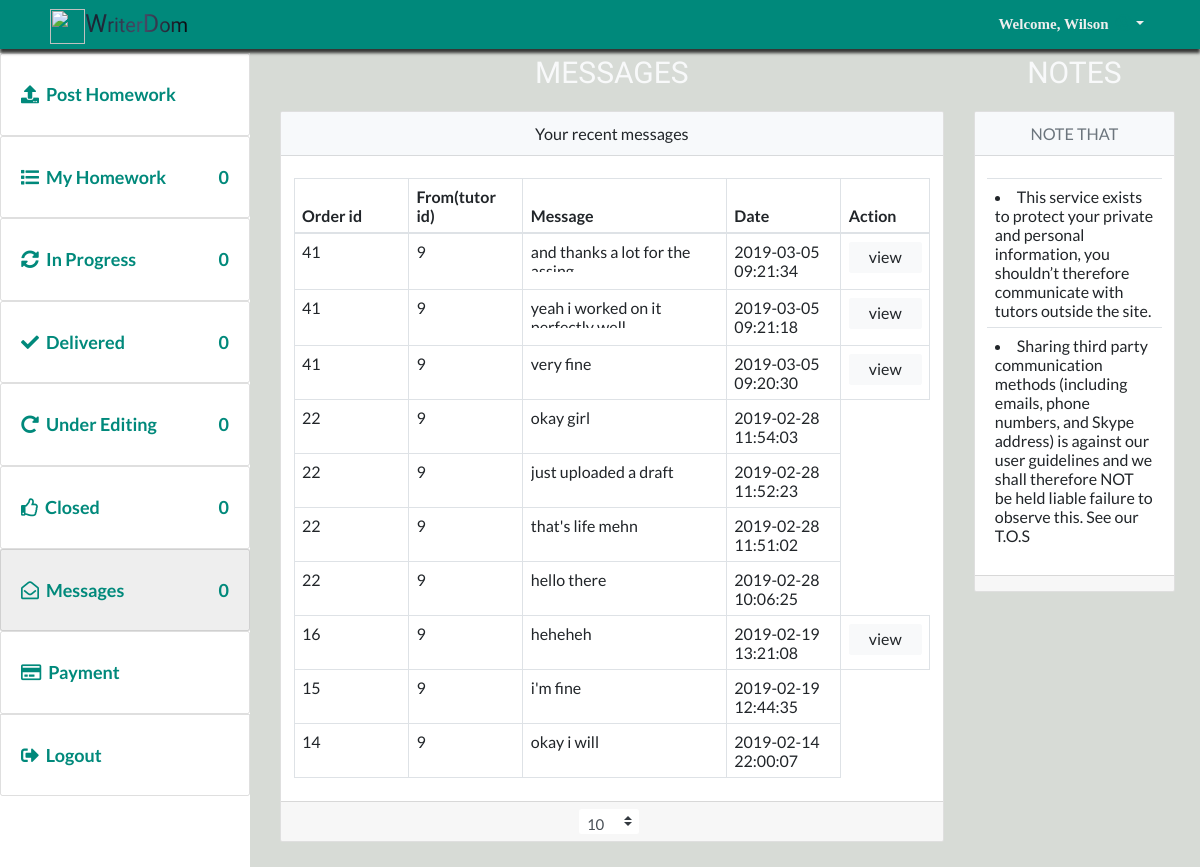
Page /student/messages.php (signed in) on the committed database.
### tables this page shows
CREATE TABLE `chats` (
  `user_type` int(11) NOT NULL,
  `message` text NOT NULL,
  `date_sent` text NOT NULL,
  `project_id` int(11) NOT NULL,
  `status` int(11) NOT NULL DEFAULT '0',
  `student_id` int(11) NOT NULL DEFAULT '0',
  `tutor_id` int(255) NOT NULL DEFAULT '0'
);

### dbconfig/dbconnect.php (called while the page is built, shortened)
<?php
require_once(  'shared/ez_sql_core.php');
require_once( 'ez_sql_mysqli.php');
$db=new ezSQL_mysqli(DB_USER, DB_PASS,DB_NAME,DB_HOST,DB_ENCODING);
 ?>

### dbconfig/ez_sql_mysqli.php (called while the page is built, shortened)
<?php
class ezSQL_mysqli extends ezSQLcore
{
    private $ezsql_mysql_str = array
        (
            1 => 'Require $dbuser and $dbpassword to connect to a database server',
            2 => 'Error establishing mySQL database connection. Correct user/password? Correct hostname? Database server running?',
            3 => 'Require $dbname to select a database',
            4 => 'mySQL database connection is not active',
            5 => 'Unexpected error while trying to select database'
        );
    private $_dbuser;
    private $_dbpassword;
    private $_dbname;
    private $_dbhost;
    private $_charset = 'utf8';
    private $_result;
    public $show_errors = true;
    public $dbh;
    public function __construct($dbuser='', $dbpassword='', $dbname='', $dbhost='localhost', $charset='') {
        $this->_dbuser = $dbuser;
        $this->_dbpassword = $dbpassword;
        $this->_dbname = $dbname;
        $this->_dbhost = $dbhost;
    }
    public function connect($dbuser='', $dbpassword='', $dbhost='localhost', $charset='') {
        $this->_connected = false;
        $this->_dbuser = empty($dbuser) ? $this->_dbuser : $dbuser;
        $this->_dbpassword = empty($dbpassword) ? $this->_dbpassword : $dbpassword;
        $this->_dbhost = $dbhost!='localhost' ? $this->_dbhost : $dbhost;
        $this->_charset = empty($charset) ? $this->_charset : $charset;
        if ( empty($this->_dbuser) ) {
            $this->register_error($this->ezsql_mysql_str[1] . ' in ' . __FILE__ . ' on line ' . __LINE__);
            $this->show_errors ? trigger_error($this->ezsql_mysql_str[1], E_USER_WARNING) : null;
        } else if ( ! $this->dbh = mysqli_connect($this->_dbhost, $this->_dbuser, $this->_dbpassword, $this->_dbname) ) {
            $this->register_error($this->ezsql_mysql_str[2] . ' in ' . __FILE__ . ' on line ' . __LINE__);
            $this->show_errors ? trigger_error($this->ezsql_mysql_str[2], E_USER_WARNING) : null;
        } else {
            mysqli_set_charset($this->dbh, $this->_charset);
            $this->_connected = true;
        }
        return $this->_connected;
    }
    public function select($dbname='', $charset='') {
        if ( ! $dbname ) {
            $this->register_error($this->ezsql_mysql_str[3] . ' in ' . __FILE__ . ' on line ' . __LINE__);
            $this->show_errors ? trigger_error($this->ezsql_mysql_str[3], E_USER_WARNING) : null;
            return false;
        } else if ( ! $this->dbh ) {
            $this->register_error($this->ezsql_mysql_str[4] . ' in ' . __FILE__ . ' on line ' . __LINE__);
            $this->show_errors ? trigger_error($this->ezsql_mysql_str[4], E_USER_WARNING) : null;
            return false;
        } else {
            $this->_dbname = $dbname;
            if ( $charset == '') {
                $charset = $this->_charset;
            }
             if ( $charset != '' ) {
                $charsets = array();
                $recordset = mysqli_query($this->dbh, 'SHOW CHARACTER SET');
                while ( $row = mysqli_fetch_array($recordset, MYSQLI_ASSOC) ) {
                        $charsets[] = $row['Charset'];
                }
            }
            $this->_connected = true;
        }
        return $this->_connected;
    }
    public function query($query, $use_prepare=false) {
		$query = str_replace(_TAG, '?', $query);
        $return_val = 0;
        $query = trim($query);
        if ( ! isset($this->dbh) || ! $this->dbh ) {
            $this->select($this->_dbname);
        }
		if (!empty($param) && is_array($param) && ($this->getPrepare()))
			return $this->query_prepared($query, $param);
		else
			$this->_result = mysqli_query($this->dbh, $query);
        $is_insert = false;
        if ( preg_match("/^(insert|delete|update|replace)\s+/i", $query) ) {
            $this->_affectedRows = mysqli_affected_rows($this->dbh);
            if ( preg_match("/^(insert|replace)\s+/i", $query) ) {
                $this->insert_id = mysqli_insert_id($this->dbh);
            }
            $return_val = $this->_affectedRows;
        } else {
            if ( !is_numeric($this->_result) && !is_bool($this->_result)) {
                $i=0;
                $num_rows=0;
                while ( $row = mysqli_fetch_object($this->_result) ) {
                    $num_rows++;
                }
                $this->num_rows = $num_rows;
                $return_val = $this->num_rows;
            }
        }
        return $return_val;
    }
}

### dbconfig/shared/ez_sql_core.php (called while the page is built, shortened)
<?php
    require_once('ezQuery.php');
	class ezSQLcore extends ezQuery
	{
    public $last_result = null;
		function flush()
		{
			$this->last_result = null;
		}
		function get_results($query=null, $output = OBJECT, $use_prepare=false) {
			if ( $query ) {
				$this->query($query, $use_prepare);
			}
			if ( $output == OBJECT ) {
				return $this->last_result;
			} elseif ( $output == _JSON ) {
				return json_encode($this->last_result);
			}
		}
}

### dbconfig/shared/ezQuery.php (called while the page is built, shortened)
<?php
class ezQuery
{
    function setParamaters($valuetoadd=null) {
        if (empty($valuetoadd)) {
            $this->preparedvalues = array();
            return null;
        } else
            return array_push($this->preparedvalues, $valuetoadd);
	}
}

### student/messages.php (the view, shortened to what this page needs)
<?php
require_once "../inc/header_links.php";
require_once "../components/top_nav.php";
require_once("../dbconfig/dbconnect.php");
 $query="SELECT chats.user_type, chats.message, chats.date_sent, chats.project_id, chats.student_id, chats.tutor_id,projects.status FROM chats LEFT JOIN projects on chats.project_id=projects.project_id where chats.user_type=2 ORDER BY date_sent DESC LIMIT 10";
$results=$db->get_results($query);
 ?>
<div class="display">
    <div class="display__content">
        <?php require_once "../components/stud_leftnav.php" ?>
        <div class="row">
            <div class="col-sm-12 col-md-12 col-lg-12 col-xl-9">
                <h1 class="headingTertiary text-light">Messages</h1>
                <div class="card">
                    <div class="card-header">Your recent messages</div>
                    <div class="card-body">
                        <?php if ($db->num_rows >0): ?>
                            <div class="table-responsive" id="meso">
                          <table class="table">
                                <table class="table table-bordered">
                            <thead>
                                <tr>
                                    <th class="smalll">Order id</th>
                                    <th class="smalll">From(tutor id)</th>
                                    <th class="medium">Message</th>
                                    <th class="smalll">Date</th>
                                    <th class="wide">Action</th>
                                </tr>
                            </thead><tbody>
                            <?php foreach ($results as $result ): ?>
                    <tr>
                            <td><?php echo $result->project_id; ?></td>
                            <td><?php echo $result->tutor_id; ?></td>
                            <td>
                                <p style="max-height: 30px; overflow: auto;"><?php echo $result->message; ?></p>
                            </td>
                            <td><?php echo $result->date_sent; ?></td>
                            <?php if ($result->status==1): ?>
                                <td>
                                <a href="in-progress-details?pid=<?php echo urlencode(convert_uuencode($result->project_id)) ?>#messageBox" class="btn btn-sm btn-block btn-light">view</a>
                            </td>
                            <?php elseif($result->status==2): ?>
                            <td>
                                <a href="delivered-details?pid=<?php echo urlencode(convert_uuencode($result->project_id)) ?>#messageBox" class="btn btn-sm btn-block btn-light">view</a>
                            </td>
                            <?php elseif($result->status==3): ?>
                            <td>
                                <a href="editing-details?pid=<?php echo urlencode(convert_uuencode($result->project_id)) ?>#messageBox" class="btn btn-sm btn-block btn-light">view</a>
                            </td>
                            <?php elseif($result->status==4): ?>
                            <td>
                               <a href="" class="btn btn-sm btn-block btn-light">view</a>
                            </td>
                            <?php endif ?>
                     </tr>
                            <?php endforeach ?>
                             </tbody>
                        </table>
                          </table>
                        </div>
                        <?php else: ?>
                            <h2 class="headingSecondary">No Messages Yet</h2>
                        <?php endif ?>
                    </div>
                     <?php if ($db->num_rows>9): ?>
                          <div class="card-footer">
                        <select name="select" class="custom-select mb-2 ml-0 mr-sm-2 mb-sm-0" id="select">
                            <option value="20">10</option>
                        </select></div>
                         <?php endif ?>
                </div>
            </div>
            <div class="col-sm-12 col-md-12 col-lg-12  col-xl-3">
                <h1 class="headingTertiary text-light">Notes</h1>
                <div class="card">
                    <div class="card-header text-secondary text-uppercase">
                        Note that
                    </div>
                    <div class="card-body">
                        <table class="table table-hover table-borderless text-left">
                            <tbody>
                                <ul>
                                    <tr>
                                        <td>
                                            <li>This service exists to protect your private and personal information,
                                                you shouldn’t therefore communicate with tutors outside the site.</li>
                                        </td>
                                    </tr>
                                    <tr>
                                        <td>
                                            <li>Sharing third party communication methods (including emails, phone
                                                numbers, and Skype address) is against our user guidelines and we shall
                                                therefore NOT be held liable
                                                failure to observe this. See our T.O.S</li>
                                        </td>
                                    </tr>
                                </ul>
                            </tbody>
                        </table>
                    </div>
                    <div class="card-footer">
                    </div>
                </div>
            </div>
        </div>
    </div>
</div>
<?php
require_once"../inc/footer_links.php";
 ?>

### css/settings.css (style rules this page uses)
*, *::after, *::before { margin: 0; padding: 0; box-sizing: inherit; }
body { font-family: 'Lato'; font-size: 1.8rem; line-height: 1.7; font-weight: 400; box-sizing: border-box; min-width: 767px; background: #D7DBD6; }
.headingTertiary { text-transform: uppercase; font-family: 'Cardo', sans-serif; display: block; margin-bottom: 2rem; font-weight: 400; }
@media (min-width: 990px) { .headingTertiary { font-size: 3rem; } }
.wide { width: 50%; }
.medium { width: 32%; }
.smalll { width: 18%; }
.table { text-align: left; }
#select { border: none; width: 60px; font-size: 1.5rem; }
#select option { border: none; font-size: 1.5rem; }
.card-header { background: #F7F9FB !important; }
.display { font-size: 90% !important; margin-left: 25.5rem; background: #D7DBD6; padding-top: 3rem; }
.display__content { min-height: 795px; text-align: center; padding: 2.5rem 2.5rem; }
.display__content .btn { font-size: inherit; }

### rows in the picture
chats: project "41", tutor "9", message "and thanks a lot for the…", date_sent "2019-03-05 09:21:34"
chats: project "41", tutor "9", message "yeah i worked on it…", date_sent "2019-03-05 09:21:18"
chats: project "41", tutor "9", message "very fine", date_sent "2019-03-05 09:20:30"
chats: project "22", tutor "9", message "okay girl", date_sent "2019-02-28 11:54:03"
chats: project "22", tutor "9", message "just uploaded a draft", date_sent "2019-02-28 11:52:23"
chats: project "22", tutor "9", message "that's life mehn", date_sent "2019-02-28 11:51:02"
chats: project "22", tutor "9", message "hello there", date_sent "2019-02-28 10:06:25"
chats: project "16", tutor "9", message "heheheh", date_sent "2019-02-19 13:21:08"
chats: project "15", tutor "9", message "i'm fine", date_sent "2019-02-19 12:44:35"
chats: project "14", tutor "9", message "okay i will", date_sent "2019-02-14 22:00:07"

### other values in the picture
$name[0] "Wilson"
